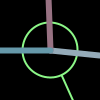
Frame 1 (no input)
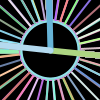
Frame 60 (the mouse pressed at the canvas centre just before this capture)
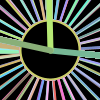
Frame 120 (the mouse held since frame 60 and released just before this capture)

The Processing sketch that drew these frames (run headless with seeded random() and noise(); from frame 60 on, the mouse is pressed at the canvas centre):

// Processing sketch: RainbowClock
// ── RainbowClock.pde
float rot;
float r;
float a = 1.5, b = 2;
float dampingLevel = 9;

color rcolor() {
  return color(random(100, 255), random(100, 255), random(100, 255));
}

void setup() {
  //size(600, 600);
  background(0);
  r = random(a, b);
}

void draw() {
  rot += 9;
  translate(width/2, height/2);
  rotate(-HALF_PI);
  
  int hr = hour();
  int mn = minute();
  int sc = second();
  
  strokeWeight(2);
  stroke(rcolor());
  line(0, 0, cos(rot) * height, sin(rot) * height);
  fill(0);
  ellipse(0, 0, width/r, width/r);
  r = (r * dampingLevel + random(a, b)) / (dampingLevel + 1);
  
  pushMatrix();
  rotate(map(hr % 12, 0, 12, 0, TWO_PI) + map(mn, 0, 60, 0, TWO_PI / 60) + map(sc, 0, 60, 0, TWO_PI / 360));
  stroke(rcolor());
  strokeWeight(6);
  line(0, 0, 50, 0);
  popMatrix();
  
  pushMatrix();
  rotate(map(mn, 0, 60, 0, TWO_PI) + map(sc, 0, 60, 0, TWO_PI / 60));
  stroke(rcolor());
  strokeWeight(6);
  line(0, 0, 80, 0);
  popMatrix();
  
  pushMatrix();
  rotate(map(sc, 0, 60, 0, TWO_PI));
  stroke(rcolor());
  strokeWeight(6);
  line(0, 0, 130, 0);
  popMatrix();
}
